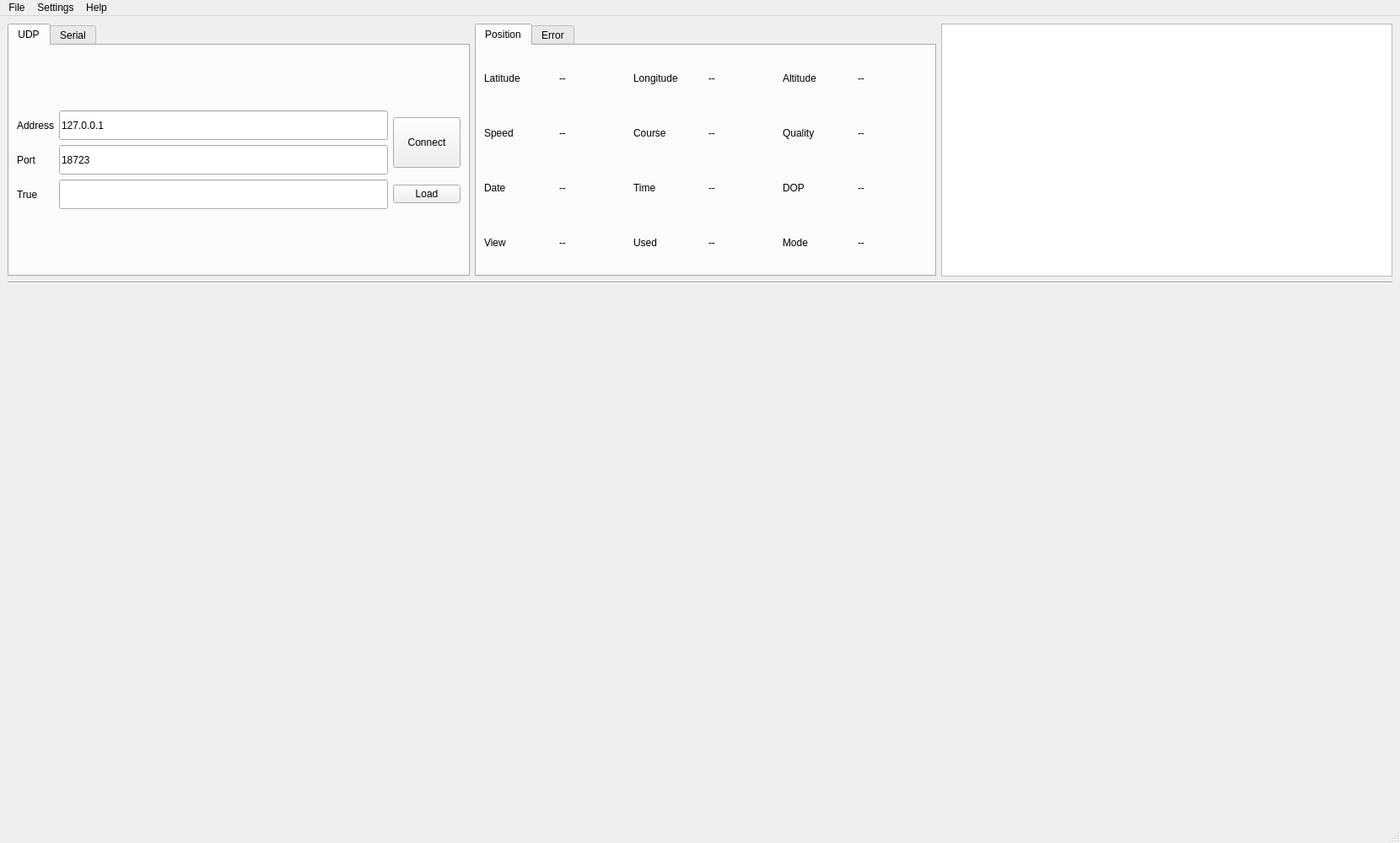
<?xml version="1.0" encoding="UTF-8"?>
<ui version="4.0">
 <class>MainWindow</class>
 <widget class="QMainWindow" name="MainWindow">
  <property name="geometry">
   <rect>
    <x>0</x>
    <y>0</y>
    <width>1660</width>
    <height>1000</height>
   </rect>
  </property>
  <property name="minimumSize">
   <size>
    <width>1660</width>
    <height>1000</height>
   </size>
  </property>
  <property name="windowTitle">
   <string>GnssView</string>
  </property>
  <widget class="QWidget" name="centralwidget">
   <layout class="QGridLayout" name="gridLayout_2">
    <item row="2" column="0">
     <layout class="QGridLayout" name="gridLayout">
      <item row="0" column="2">
       <widget class="QTextEdit" name="textEditNmea">
        <property name="minimumSize">
         <size>
          <width>535</width>
          <height>300</height>
         </size>
        </property>
        <property name="readOnly">
         <bool>true</bool>
        </property>
       </widget>
      </item>
      <item row="2" column="2" rowspan="2">
       <widget class="QChartView" name="chartSky" native="true">
        <property name="sizePolicy">
         <sizepolicy hsizetype="Expanding" vsizetype="Expanding">
          <horstretch>1</horstretch>
          <verstretch>2</verstretch>
         </sizepolicy>
        </property>
        <property name="minimumSize">
         <size>
          <width>400</width>
          <height>400</height>
         </size>
        </property>
       </widget>
      </item>
      <item row="0" column="0">
       <widget class="QTabWidget" name="tabWidgetDevice">
        <property name="minimumSize">
         <size>
          <width>535</width>
          <height>300</height>
         </size>
        </property>
        <property name="currentIndex">
         <number>0</number>
        </property>
        <widget class="QWidget" name="tabUdp">
         <attribute name="title">
          <string>UDP</string>
         </attribute>
         <layout class="QGridLayout" name="gridLayout_4">
          <item row="0" column="0">
           <layout class="QGridLayout" name="gridLayout_3">
            <item row="1" column="1">
             <widget class="QLineEdit" name="lineEditUdpPort">
              <property name="minimumSize">
               <size>
                <width>0</width>
                <height>35</height>
               </size>
              </property>
              <property name="text">
               <string>18723</string>
              </property>
             </widget>
            </item>
            <item row="2" column="1">
             <widget class="QLineEdit" name="lineEditTureUdp">
              <property name="minimumSize">
               <size>
                <width>0</width>
                <height>35</height>
               </size>
              </property>
             </widget>
            </item>
            <item row="2" column="0">
             <widget class="QLabel" name="label_2">
              <property name="text">
               <string>True</string>
              </property>
             </widget>
            </item>
            <item row="1" column="0">
             <widget class="QLabel" name="label_3">
              <property name="text">
               <string>Port</string>
              </property>
             </widget>
            </item>
            <item row="0" column="0">
             <widget class="QLabel" name="label">
              <property name="text">
               <string>Address</string>
              </property>
             </widget>
            </item>
            <item row="0" column="1">
             <widget class="QLineEdit" name="lineEditUdpAddress">
              <property name="minimumSize">
               <size>
                <width>0</width>
                <height>35</height>
               </size>
              </property>
              <property name="text">
               <string>127.0.0.1</string>
              </property>
             </widget>
            </item>
            <item row="2" column="2">
             <widget class="QPushButton" name="pushButtonUdpTrue">
              <property name="text">
               <string>Load</string>
              </property>
             </widget>
            </item>
            <item row="0" column="2" rowspan="2">
             <widget class="QPushButton" name="pushButtonUdpConnect">
              <property name="minimumSize">
               <size>
                <width>0</width>
                <height>60</height>
               </size>
              </property>
              <property name="text">
               <string>Connect</string>
              </property>
             </widget>
            </item>
           </layout>
          </item>
         </layout>
        </widget>
        <widget class="QWidget" name="tabSerial">
         <attribute name="title">
          <string>Serial</string>
         </attribute>
         <layout class="QGridLayout" name="gridLayout_6">
          <item row="0" column="0">
           <layout class="QGridLayout" name="gridLayout_5">
            <item row="2" column="0">
             <widget class="QLabel" name="label_5">
              <property name="text">
               <string>True</string>
              </property>
             </widget>
            </item>
            <item row="0" column="1" colspan="3">
             <widget class="QComboBox" name="comboBoxSerialPort">
              <property name="minimumSize">
               <size>
                <width>0</width>
                <height>40</height>
               </size>
              </property>
             </widget>
            </item>
            <item row="0" column="5" rowspan="2">
             <widget class="QPushButton" name="pushButtonSerialConnect">
              <property name="minimumSize">
               <size>
                <width>0</width>
                <height>60</height>
               </size>
              </property>
              <property name="text">
               <string>Connect</string>
              </property>
             </widget>
            </item>
            <item row="1" column="0">
             <widget class="QLabel" name="label_4">
              <property name="text">
               <string/>
              </property>
             </widget>
            </item>
            <item row="1" column="1">
             <widget class="QComboBox" name="comboBoxDataBits">
              <property name="minimumSize">
               <size>
                <width>100</width>
                <height>40</height>
               </size>
              </property>
              <item>
               <property name="text">
                <string>8</string>
               </property>
              </item>
              <item>
               <property name="text">
                <string>7</string>
               </property>
              </item>
              <item>
               <property name="text">
                <string>6</string>
               </property>
              </item>
              <item>
               <property name="text">
                <string>5</string>
               </property>
              </item>
             </widget>
            </item>
            <item row="0" column="0">
             <widget class="QLabel" name="label_6">
              <property name="text">
               <string>Port</string>
              </property>
             </widget>
            </item>
            <item row="2" column="5">
             <widget class="QPushButton" name="pushButtonSerialTrue">
              <property name="text">
               <string>Load</string>
              </property>
             </widget>
            </item>
            <item row="0" column="4">
             <widget class="QComboBox" name="comboBoxBaudRate">
              <property name="minimumSize">
               <size>
                <width>0</width>
                <height>40</height>
               </size>
              </property>
              <item>
               <property name="text">
                <string>9600</string>
               </property>
              </item>
              <item>
               <property name="text">
                <string>19200</string>
               </property>
              </item>
              <item>
               <property name="text">
                <string>921600</string>
               </property>
              </item>
              <item>
               <property name="text">
                <string>1000000</string>
               </property>
              </item>
              <item>
               <property name="text">
                <string>2000000</string>
               </property>
              </item>
             </widget>
            </item>
            <item row="1" column="4">
             <widget class="QComboBox" name="comboBoxStopBits">
              <property name="minimumSize">
               <size>
                <width>80</width>
                <height>40</height>
               </size>
              </property>
              <item>
               <property name="text">
                <string>1</string>
               </property>
              </item>
              <item>
               <property name="text">
                <string>1.5</string>
               </property>
              </item>
              <item>
               <property name="text">
                <string>2</string>
               </property>
              </item>
             </widget>
            </item>
            <item row="1" column="2" colspan="2">
             <widget class="QComboBox" name="comboBoxParity">
              <property name="minimumSize">
               <size>
                <width>100</width>
                <height>40</height>
               </size>
              </property>
              <item>
               <property name="text">
                <string>None</string>
               </property>
              </item>
              <item>
               <property name="text">
                <string>Even</string>
               </property>
              </item>
              <item>
               <property name="text">
                <string>Odd</string>
               </property>
              </item>
              <item>
               <property name="text">
                <string>Mark</string>
               </property>
              </item>
              <item>
               <property name="text">
                <string>Space</string>
               </property>
              </item>
             </widget>
            </item>
            <item row="2" column="1" colspan="4">
             <widget class="QLineEdit" name="lineEditTureSerial">
              <property name="minimumSize">
               <size>
                <width>0</width>
                <height>35</height>
               </size>
              </property>
             </widget>
            </item>
           </layout>
          </item>
         </layout>
        </widget>
       </widget>
      </item>
      <item row="1" column="0" colspan="3">
       <widget class="Line" name="line">
        <property name="orientation">
         <enum>Qt::Orientation::Horizontal</enum>
        </property>
       </widget>
      </item>
      <item row="2" column="0" colspan="2">
       <widget class="QChartView" name="chartSnrL1" native="true">
        <property name="sizePolicy">
         <sizepolicy hsizetype="Expanding" vsizetype="Expanding">
          <horstretch>2</horstretch>
          <verstretch>1</verstretch>
         </sizepolicy>
        </property>
        <property name="minimumSize">
         <size>
          <width>800</width>
          <height>200</height>
         </size>
        </property>
       </widget>
      </item>
      <item row="3" column="0" colspan="2">
       <widget class="QChartView" name="chartSnrL5" native="true">
        <property name="sizePolicy">
         <sizepolicy hsizetype="Expanding" vsizetype="Expanding">
          <horstretch>2</horstretch>
          <verstretch>1</verstretch>
         </sizepolicy>
        </property>
        <property name="minimumSize">
         <size>
          <width>800</width>
          <height>200</height>
         </size>
        </property>
       </widget>
      </item>
      <item row="0" column="1">
       <widget class="QTabWidget" name="tabWidgetInfo">
        <property name="minimumSize">
         <size>
          <width>535</width>
          <height>300</height>
         </size>
        </property>
        <property name="currentIndex">
         <number>0</number>
        </property>
        <widget class="QWidget" name="tabPosition">
         <attribute name="title">
          <string>Position</string>
         </attribute>
         <layout class="QGridLayout" name="gridLayout_8">
          <item row="0" column="0">
           <layout class="QGridLayout" name="gridLayout_7">
            <item row="1" column="0">
             <widget class="QLabel" name="label_19">
              <property name="text">
               <string>Speed</string>
              </property>
             </widget>
            </item>
            <item row="3" column="1">
             <widget class="QLabel" name="labelView">
              <property name="text">
               <string>--</string>
              </property>
             </widget>
            </item>
            <item row="3" column="3">
             <widget class="QLabel" name="labelUsed">
              <property name="text">
               <string>--</string>
              </property>
             </widget>
            </item>
            <item row="0" column="3">
             <widget class="QLabel" name="labelLon">
              <property name="text">
               <string>--</string>
              </property>
             </widget>
            </item>
            <item row="2" column="1">
             <widget class="QLabel" name="labelDate">
              <property name="text">
               <string>--</string>
              </property>
             </widget>
            </item>
            <item row="1" column="2">
             <widget class="QLabel" name="label_21">
              <property name="text">
               <string>Course</string>
              </property>
             </widget>
            </item>
            <item row="0" column="5">
             <widget class="QLabel" name="labelAlt">
              <property name="text">
               <string>--</string>
              </property>
             </widget>
            </item>
            <item row="2" column="2">
             <widget class="QLabel" name="label_14">
              <property name="text">
               <string>Time</string>
              </property>
             </widget>
            </item>
            <item row="0" column="4">
             <widget class="QLabel" name="label_12">
              <property name="text">
               <string>Altitude</string>
              </property>
             </widget>
            </item>
            <item row="3" column="2">
             <widget class="QLabel" name="label_44">
              <property name="text">
               <string>Used</string>
              </property>
             </widget>
            </item>
            <item row="1" column="3">
             <widget class="QLabel" name="labelCoures">
              <property name="text">
               <string>--</string>
              </property>
             </widget>
            </item>
            <item row="0" column="1">
             <widget class="QLabel" name="labelLat">
              <property name="text">
               <string>--</string>
              </property>
             </widget>
            </item>
            <item row="1" column="4">
             <widget class="QLabel" name="label_13">
              <property name="text">
               <string>Quality</string>
              </property>
             </widget>
            </item>
            <item row="0" column="0">
             <widget class="QLabel" name="label_7">
              <property name="text">
               <string>Latitude</string>
              </property>
             </widget>
            </item>
            <item row="0" column="2">
             <widget class="QLabel" name="label_10">
              <property name="text">
               <string>Longitude</string>
              </property>
             </widget>
            </item>
            <item row="3" column="0">
             <widget class="QLabel" name="label_43">
              <property name="text">
               <string>View</string>
              </property>
             </widget>
            </item>
            <item row="2" column="0">
             <widget class="QLabel" name="label_8">
              <property name="text">
               <string>Date</string>
              </property>
             </widget>
            </item>
            <item row="1" column="1">
             <widget class="QLabel" name="labelSpeed">
              <property name="text">
               <string>--</string>
              </property>
             </widget>
            </item>
            <item row="2" column="3">
             <widget class="QLabel" name="labelTime">
              <property name="text">
               <string>--</string>
              </property>
             </widget>
            </item>
            <item row="2" column="4">
             <widget class="QLabel" name="label_46">
              <property name="text">
               <string>DOP</string>
              </property>
             </widget>
            </item>
            <item row="3" column="4">
             <widget class="QLabel" name="label_47">
              <property name="text">
               <string>Mode</string>
              </property>
             </widget>
            </item>
            <item row="1" column="5">
             <widget class="QLabel" name="labelQuality">
              <property name="text">
               <string>--</string>
              </property>
             </widget>
            </item>
            <item row="2" column="5">
             <widget class="QLabel" name="labelDop">
              <property name="text">
               <string>--</string>
              </property>
             </widget>
            </item>
            <item row="3" column="5">
             <widget class="QLabel" name="labelMode">
              <property name="text">
               <string>--</string>
              </property>
             </widget>
            </item>
           </layout>
          </item>
         </layout>
        </widget>
        <widget class="QWidget" name="tabError">
         <attribute name="title">
          <string>Error</string>
         </attribute>
         <layout class="QGridLayout" name="gridLayout_10">
          <item row="0" column="0">
           <layout class="QGridLayout" name="gridLayout_9">
            <item row="1" column="1">
             <widget class="QLabel" name="label_36">
              <property name="text">
               <string>TextLabel</string>
              </property>
             </widget>
            </item>
            <item row="0" column="1">
             <widget class="QLabel" name="label_33">
              <property name="text">
               <string>TextLabel</string>
              </property>
             </widget>
            </item>
            <item row="2" column="0">
             <widget class="QLabel" name="label_28">
              <property name="text">
               <string>TextLabel</string>
              </property>
             </widget>
            </item>
            <item row="0" column="3">
             <widget class="QLabel" name="label_26">
              <property name="text">
               <string>TextLabel</string>
              </property>
             </widget>
            </item>
            <item row="0" column="5">
             <widget class="QLabel" name="label_24">
              <property name="text">
               <string>TextLabel</string>
              </property>
             </widget>
            </item>
            <item row="1" column="4">
             <widget class="QLabel" name="label_39">
              <property name="text">
               <string>TextLabel</string>
              </property>
             </widget>
            </item>
            <item row="0" column="0">
             <widget class="QLabel" name="label_23">
              <property name="text">
               <string>TextLabel</string>
              </property>
             </widget>
            </item>
            <item row="2" column="1">
             <widget class="QLabel" name="label_34">
              <property name="text">
               <string>TextLabel</string>
              </property>
             </widget>
            </item>
            <item row="1" column="5">
             <widget class="QLabel" name="label_40">
              <property name="text">
               <string>TextLabel</string>
              </property>
             </widget>
            </item>
            <item row="2" column="3">
             <widget class="QLabel" name="label_30">
              <property name="text">
               <string>TextLabel</string>
              </property>
             </widget>
            </item>
            <item row="0" column="2">
             <widget class="QLabel" name="label_27">
              <property name="text">
               <string>TextLabel</string>
              </property>
             </widget>
            </item>
            <item row="2" column="5">
             <widget class="QLabel" name="label_32">
              <property name="text">
               <string>TextLabel</string>
              </property>
             </widget>
            </item>
            <item row="0" column="4">
             <widget class="QLabel" name="label_25">
              <property name="text">
               <string>TextLabel</string>
              </property>
             </widget>
            </item>
            <item row="2" column="2">
             <widget class="QLabel" name="label_29">
              <property name="text">
               <string>TextLabel</string>
              </property>
             </widget>
            </item>
            <item row="1" column="0">
             <widget class="QLabel" name="label_35">
              <property name="text">
               <string>TextLabel</string>
              </property>
             </widget>
            </item>
            <item row="1" column="3">
             <widget class="QLabel" name="label_38">
              <property name="text">
               <string>TextLabel</string>
              </property>
             </widget>
            </item>
            <item row="1" column="2">
             <widget class="QLabel" name="label_37">
              <property name="text">
               <string>TextLabel</string>
              </property>
             </widget>
            </item>
            <item row="2" column="4">
             <widget class="QLabel" name="label_31">
              <property name="text">
               <string>TextLabel</string>
              </property>
             </widget>
            </item>
            <item row="3" column="0">
             <widget class="QLabel" name="label_41">
              <property name="text">
               <string>TextLabel</string>
              </property>
             </widget>
            </item>
            <item row="3" column="3">
             <widget class="QLabel" name="label_42">
              <property name="text">
               <string>TextLabel</string>
              </property>
             </widget>
            </item>
           </layout>
          </item>
         </layout>
        </widget>
       </widget>
      </item>
     </layout>
    </item>
   </layout>
  </widget>
  <widget class="QMenuBar" name="menubar">
   <property name="geometry">
    <rect>
     <x>0</x>
     <y>0</y>
     <width>1660</width>
     <height>37</height>
    </rect>
   </property>
   <widget class="QMenu" name="menuFile">
    <property name="title">
     <string>File</string>
    </property>
    <addaction name="actionOpen"/>
    <addaction name="actionSave"/>
    <addaction name="separator"/>
    <addaction name="actionExit"/>
   </widget>
   <widget class="QMenu" name="menuSettings">
    <property name="title">
     <string>Settings</string>
    </property>
   </widget>
   <widget class="QMenu" name="menuHelp">
    <property name="title">
     <string>Help</string>
    </property>
    <addaction name="actionAbout"/>
   </widget>
   <addaction name="menuFile"/>
   <addaction name="menuSettings"/>
   <addaction name="menuHelp"/>
  </widget>
  <widget class="QStatusBar" name="statusbar"/>
  <action name="actionOpen">
   <property name="text">
    <string>Open</string>
   </property>
   <property name="shortcut">
    <string>Ctrl+O</string>
   </property>
  </action>
  <action name="actionSave">
   <property name="text">
    <string>Save</string>
   </property>
   <property name="shortcut">
    <string>Ctrl+S</string>
   </property>
  </action>
  <action name="actionExit">
   <property name="text">
    <string>Exit</string>
   </property>
   <property name="shortcut">
    <string>Alt+F4</string>
   </property>
  </action>
  <action name="actionAbout">
   <property name="text">
    <string>About</string>
   </property>
  </action>
 </widget>
 <customwidgets>
  <customwidget>
   <class>QChartView</class>
   <extends>QWidget</extends>
   <header>qchartview.h</header>
   <container>1</container>
  </customwidget>
 </customwidgets>
 <resources/>
 <connections/>
</ui>
